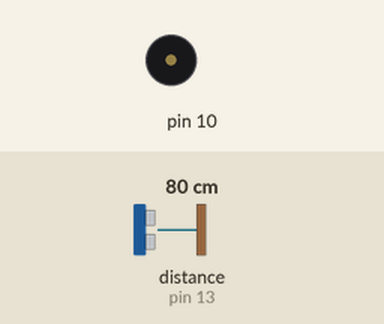
The sketch below on a simulated Arduino Uno, built with avr-gcc and run on an emulated ATmega328P. On the bench: buzzer (waves = sounding). Inputs (shaded band) come from the test bench; at power-on: distance to the obstacle (sensor on pin 13) 80 cm.

Above: at 1.2 s.
1.3 s: distance to the obstacle (sensor on pin 13) set to 2 cm
At 2.6 s:
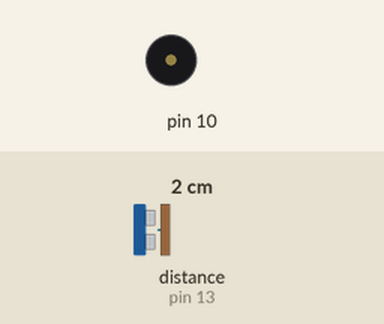
4.3 s: distance to the obstacle (sensor on pin 13) set to 4 cm
At 4.45 s:
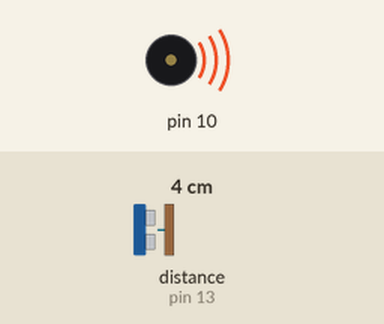
7.3 s: distance to the obstacle (sensor on pin 13) set to 250 cm
At 10.4 s:
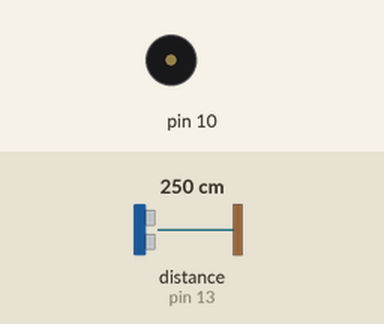
Timing chart, 0 to 16.3 s (numbered marks = the images above; inputs shaded):
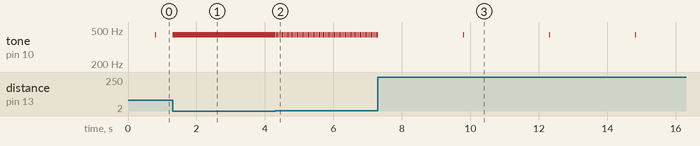

The sketch:

parkovaci_asistent.ino
```cpp
#include <Ultrasonic.h>

Ultrasonic muj_senzor(12, 13);

unsigned long predtim = 0;

void setup() {
  pinMode(10, OUTPUT);
}

void loop() {
  int vzdalenost = muj_senzor.read();
  unsigned long ted = millis();
  if (ted - predtim >= vzdalenost*10) {
    tone(10, 440, 10);
    predtim = ted;
  }
}
```

Measured:
- after the input at 1.3 s, tone on pin 10: alternates 440 Hz for 0.01 s and silent for 0.01 s, starting at once
- after the input at 4.3 s, tone on pin 10: alternates 440 Hz for 0.01 s and silent for 0.03 s, starting after 0.07 s
- after the input at 7.3 s, tone on pin 10: alternates 440 Hz for 0.01 s and silent for 2.5 s, starting after 2.5 s
